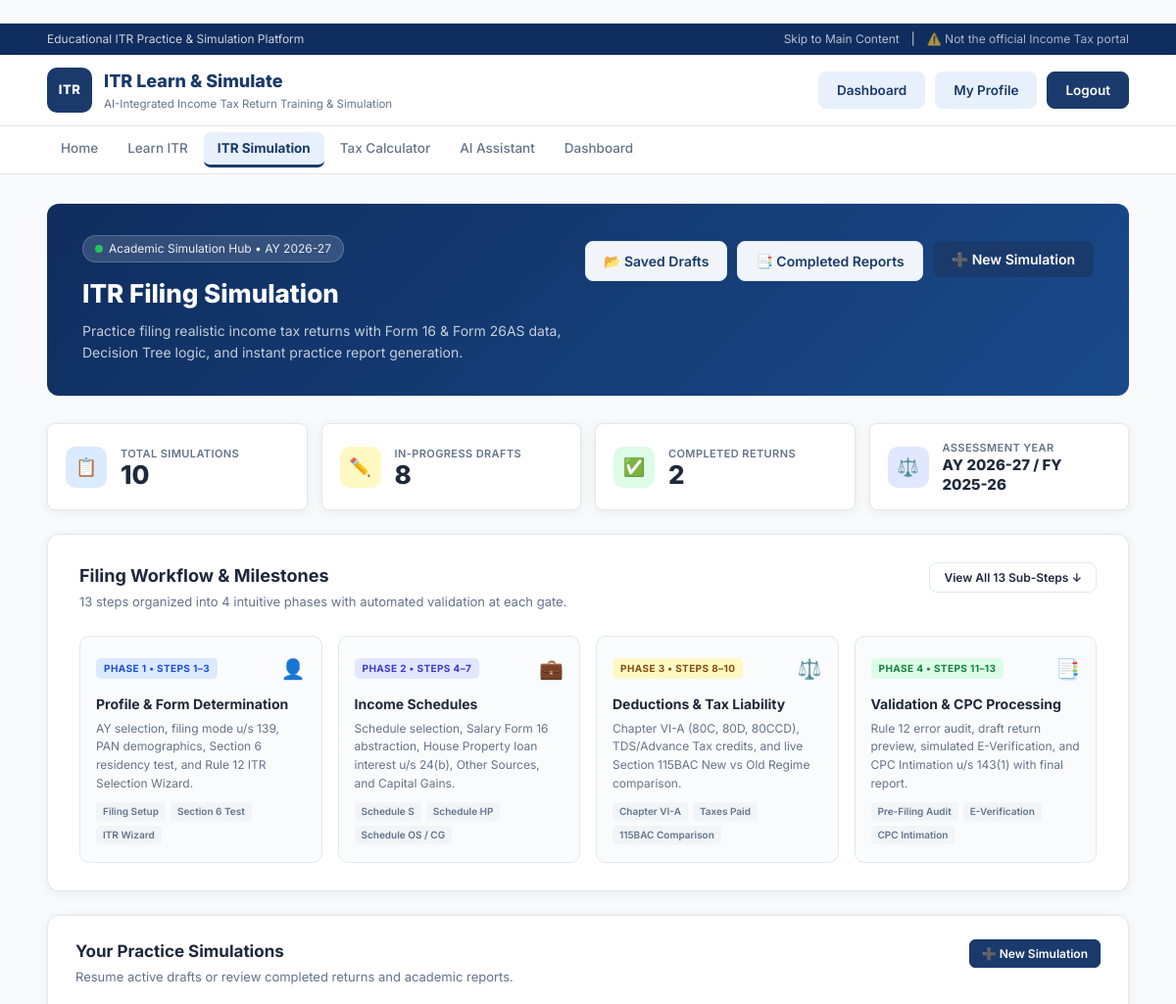
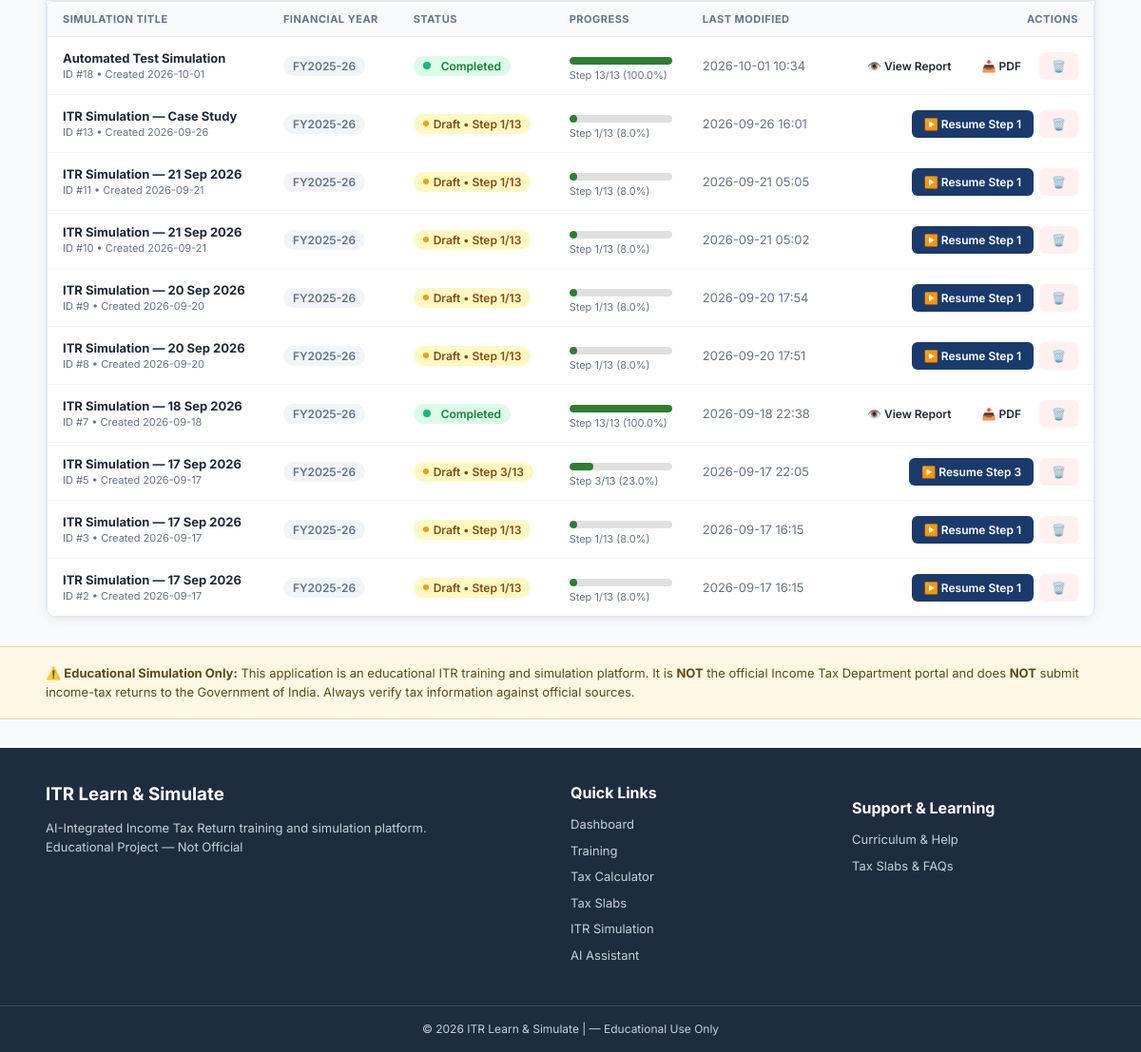
Screenshot of /simulation (signed in) with the database file from the repository (2 pictures, top to bottom).
### tables this page shows
CREATE TABLE simulations (
            id INTEGER PRIMARY KEY AUTOINCREMENT,
            user_id INTEGER NOT NULL,
            title TEXT NOT NULL,
            financial_year TEXT DEFAULT 'FY2025-26',
            regime TEXT DEFAULT 'new',
            current_step INTEGER DEFAULT 1,
            total_steps INTEGER DEFAULT 13,
            status TEXT DEFAULT 'draft',
            simulation_data TEXT,
            tax_result TEXT,
            created_at TEXT DEFAULT CURRENT_TIMESTAMP,
            updated_at TEXT DEFAULT CURRENT_TIMESTAMP,
            FOREIGN KEY (user_id) REFERENCES users(id)
        );

### app.py (the view)
@app.route("/simulation")
@login_required
def simulation():
    conn = get_db()
    all_sims = conn.execute(
        "SELECT * FROM simulations WHERE user_id = ? "
        "ORDER BY updated_at DESC",
        (session["user_id"],)
    ).fetchall()
    conn.close()
    return render_template(
        "simulation.html",
        simulations=all_sims,
        steps=SIMULATION_STEPS
    )

### templates/simulation.html (shortened to what this page needs)
{% extends "base.html" %}
{% block content %}
<div class="page-container sim-hub-page">
    <div class="sim-hub-header">
        <div class="sim-hub-header-left">
            <span class="sim-hub-badge">
                <span class="pulse-dot"></span> Academic Simulation Hub &bull; AY 2026-27
            </span>
            <h1 class="sim-hub-title">ITR Filing Simulation</h1>
            <p class="sim-hub-subtitle">
                Practice filing realistic income tax returns with Form 16 &amp; Form 26AS data, Decision Tree logic, and instant practice report generation.
            </p>
        </div>
        <div class="sim-hub-header-actions">
            <a href="{{ url_for('drafts') }}" class="btn btn-secondary btn-header-action">
                📂 Saved Drafts
            </a>
            <a href="{{ url_for('reports') }}" class="btn btn-secondary btn-header-action">
                📑 Completed Reports
            </a>
            <button type="button" class="btn btn-primary btn-header-action" onclick="document.getElementById('newSimModal').style.display='flex'">
                ➕ New Simulation
            </button>
        </div>
    </div>
    <div class="sim-stats-grid">
        <div class="sim-stat-card">
            <div class="sim-stat-icon icon-blue">📋</div>
            <div class="sim-stat-info">
                <span class="sim-stat-label">Total Simulations</span>
                <strong class="sim-stat-value">{{ simulations|length }}</strong>
            </div>
        </div>
        <div class="sim-stat-card">
            <div class="sim-stat-icon icon-amber">✏️</div>
            <div class="sim-stat-info">
                <span class="sim-stat-label">In-Progress Drafts</span>
                <strong class="sim-stat-value">{{ simulations|selectattr('status','equalto','draft')|list|length }}</strong>
            </div>
        </div>
        <div class="sim-stat-card">
            <div class="sim-stat-icon icon-green">✅</div>
            <div class="sim-stat-info">
                <span class="sim-stat-label">Completed Returns</span>
                <strong class="sim-stat-value">{{ simulations|selectattr('status','equalto','completed')|list|length }}</strong>
            </div>
        </div>
        <div class="sim-stat-card">
            <div class="sim-stat-icon icon-indigo">⚖️</div>
            <div class="sim-stat-info">
                <span class="sim-stat-label">Assessment Year</span>
                <strong class="sim-stat-value" style="font-size:15px;line-height:1.3">AY 2026-27 / FY 2025-26</strong>
            </div>
        </div>
    </div>
    <div class="sim-roadmap-card">
        <div class="sim-roadmap-header">
            <div>
                <h2 class="sim-roadmap-title">Filing Workflow &amp; Milestones</h2>
                <p class="sim-roadmap-subtitle">13 steps organized into 4 intuitive phases with automated validation at each gate.</p>
            </div>
            <button type="button" class="btn-toggle-steps" id="toggleStepsBtn" onclick="toggleDetailedSteps()">
                <span id="toggleLabel">View All 13 Sub-Steps</span> <span id="toggleArrow">&#8595;</span>
            </button>
        </div>
        <div class="roadmap-phases-grid">
            <div class="phase-card">
                <div class="phase-card-top">
                    <span class="phase-pill pill-blue">Phase 1 &bull; Steps 1–3</span>
                    <span class="phase-icon">👤</span>
                </div>
                <h3 class="phase-title">Profile &amp; Form Determination</h3>
                <p class="phase-desc">AY selection, filing mode u/s 139, PAN demographics, Section 6 residency test, and Rule 12 ITR Selection Wizard.</p>
                <div class="phase-tags">
                    <span class="phase-tag">Filing Setup</span>
                    <span class="phase-tag">Section 6 Test</span>
                    <span class="phase-tag">ITR Wizard</span>
                </div>
            </div>
            <div class="phase-card">
                <div class="phase-card-top">
                    <span class="phase-pill pill-indigo">Phase 2 &bull; Steps 4–7</span>
                    <span class="phase-icon">💼</span>
                </div>
                <h3 class="phase-title">Income Schedules</h3>
                <p class="phase-desc">Schedule selection, Salary Form 16 abstraction, House Property loan interest u/s 24(b), Other Sources, and Capital Gains.</p>
                <div class="phase-tags">
                    <span class="phase-tag">Schedule S</span>
                    <span class="phase-tag">Schedule HP</span>
                    <span class="phase-tag">Schedule OS / CG</span>
                </div>
            </div>
            <div class="phase-card">
                <div class="phase-card-top">
                    <span class="phase-pill pill-amber">Phase 3 &bull; Steps 8–10</span>
                    <span class="phase-icon">⚖️</span>
                </div>
                <h3 class="phase-title">Deductions &amp; Tax Liability</h3>
                <p class="phase-desc">Chapter VI-A (80C, 80D, 80CCD), TDS/Advance Tax credits, and live Section 115BAC New vs Old Regime comparison.</p>
                <div class="phase-tags">
                    <span class="phase-tag">Chapter VI-A</span>
                    <span class="phase-tag">Taxes Paid</span>
                    <span class="phase-tag">115BAC Comparison</span>
                </div>
            </div>
            <div class="phase-card">
                <div class="phase-card-top">
                    <span class="phase-pill pill-green">Phase 4 &bull; Steps 11–13</span>
                    <span class="phase-icon">📑</span>
                </div>
                <h3 class="phase-title">Validation &amp; CPC Processing</h3>
                <p class="phase-desc">Rule 12 error audit, draft return preview, simulated E-Verification, and CPC Intimation u/s 143(1) with final report.</p>
                <div class="phase-tags">
                    <span class="phase-tag">Pre-Filing Audit</span>
                    <span class="phase-tag">E-Verification</span>
                    <span class="phase-tag">CPC Intimation</span>
                </div>
            </div>
        </div>
    </div>
    <div class="sim-table-card">
        <div class="sim-table-header">
            <div>
                <h2 class="sim-table-title">Your Practice Simulations</h2>
                <p class="sim-table-subtitle">Resume active drafts or review completed returns and academic reports.</p>
            </div>
            {% if simulations %}
            <button type="button" class="btn btn-sm btn-primary" onclick="document.getElementById('newSimModal').style.display='flex'">
                ➕ New Simulation
            </button>
            {% endif %}
        </div>
        {% if simulations %}
        <div class="table-responsive">
            <table class="saas-data-table">
                <thead>
                    <tr>
                        <th>Simulation Title</th>
                        <th>Financial Year</th>
                        <th>Status</th>
                        <th>Progress</th>
                        <th>Last Modified</th>
                        <th style="text-align:right;">Actions</th>
                    </tr>
                </thead>
                <tbody>
                    {% for sim in simulations %}
                    <tr>
                        <td>
                            <div class="sim-row-title">
                                <strong>{{ sim.title }}</strong>
                                <span class="sim-row-meta">ID #{{ sim.id }} &bull; Created {{ sim.created_at[:10] }}</span>
                            </div>
                        </td>
                        <td><span class="badge-pill badge-neutral">{{ sim.financial_year }}</span></td>
                        <td>
                            {% if sim.status == 'completed' %}
                                <span class="badge-pill badge-completed"><span class="badge-dot dot-green"></span> Completed</span>
                            {% else %}
                                <span class="badge-pill badge-draft"><span class="badge-dot dot-amber"></span> Draft &bull; Step {{ sim.current_step }}/13</span>
                            {% endif %}
                        </td>
                        <td>
                            <div class="sim-progress-cell">
                                <div class="progress-bar-wrap">
                                    <div class="progress-bar" style="width:{{ ((sim.current_step / 13) * 100)|round }}%;"></div>
                                </div>
                                <span class="sim-progress-label">Step {{ sim.current_step }}/13 ({{ ((sim.current_step / 13) * 100)|round }}%)</span>
                            </div>
                        </td>
                        <td><span class="text-sm text-muted">{{ sim.updated_at[:16].replace('T',' ') }}</span></td>
                        <td style="text-align:right;">
                            <div class="action-btn-group">
                                {% if sim.status == 'completed' %}
                                    <a href="{{ url_for('report_view', sim_id=sim.id) }}" class="btn btn-sm btn-outline-action">👁️ View Report</a>
                                    <a href="{{ url_for('report_download', sim_id=sim.id) }}" class="btn btn-sm btn-outline-action">📥 PDF</a>
                                {% else %}
                                    <a href="{{ url_for('simulation_step', sim_id=sim.id, step=sim.current_step) }}" class="btn btn-sm btn-primary-action">▶️ Resume Step {{ sim.current_step }}</a>
                                {% endif %}
                                <form method="POST" action="{{ url_for('simulation_delete', sim_id=sim.id) }}" style="display:inline;" onsubmit="return confirm('Delete this simulation permanently?');">
                                    <button type="submit" class="btn btn-sm btn-danger-action" title="Delete">🗑️</button>
                                </form>
                            </div>
                        </td>
                    </tr>
                    {% endfor %}
                </tbody>
            </table>
        </div>
        {% endif %}
    </div>
</div>
{% endblock %}

### templates/base.html (shortened to what this page needs)
﻿<!DOCTYPE html>
<html lang="en">
<head>
    <link rel="stylesheet" href="{{ url_for('static', filename='css/style.css') }}">
</head>
<body>
    <div class="top-bar">
        <div class="container top-bar-content">
            <span>Educational ITR Practice &amp; Simulation Platform</span>
            <div class="top-links">
                <a href="#main-content">Skip to Main Content</a>
                <span>|</span>
                <span class="top-notice">⚠️ Not the official Income Tax portal</span>
            </div>
        </div>
    </div>
    <header class="main-header">
        <div class="container header-content">
            <a href="{{ url_for('home') }}" class="brand" style="text-decoration:none;">
                <div class="brand-mark">ITR</div>
                <div class="brand-text">
                    <h1>ITR Learn &amp; Simulate</h1>
                    <p>AI-Integrated Income Tax Return Training &amp; Simulation</p>
                </div>
            </a>
            <div class="header-actions" style="display:flex;gap:10px;align-items:center;">
                {% if session.get("user_id") %}
                    <a href="{{ url_for('dashboard') }}" class="register-button">Dashboard</a>
                    <a href="{{ url_for('profile') }}" class="register-button">My Profile</a>
                    <a href="{{ url_for('logout') }}" class="login-button">Logout</a>
                {% else %}
                    <a href="{{ url_for('register') }}" class="register-button">Register</a>
                    <a href="{{ url_for('login') }}" class="login-button">Login</a>
                {% endif %}
            </div>
        </div>
    </header>
    <nav class="main-nav" aria-label="Main Navigation">
        <div class="container nav-container">
            <div class="nav-links" id="navLinks">
                <a href="{{ url_for('home') }}"
                   class="nav-item {% if request.endpoint == 'home' %}active{% endif %}">
                    Home
                </a>
                <a href="{{ url_for('training') }}"
                   class="nav-item {% if request.endpoint in ('training', 'training_lesson') %}active{% endif %}">
                    Learn ITR
                </a>
                <a href="{{ url_for('simulation') }}"
                   class="nav-item {% if 'simulation' in (request.endpoint or '') %}active{% endif %}">
                    ITR Simulation
                </a>
                <a href="{{ url_for('tax_calculator') }}"
                   class="nav-item {% if request.endpoint == 'tax_calculator' %}active{% endif %}">
                    Tax Calculator
                </a>
                <a href="{{ url_for('ai_assistant') }}"
                   class="nav-item {% if request.endpoint == 'ai_assistant' %}active{% endif %}">
                    AI Assistant
                </a>
                {% if session.get("user_id") %}
                <a href="{{ url_for('dashboard') }}"
                   class="nav-item {% if request.endpoint == 'dashboard' %}active{% endif %}">
                    Dashboard
                </a>
                {% endif %}
            </div>
        </div>
    </nav>
    <main id="main-content">
        {% block content %}{% endblock %}
    </main>
    <section class="disclaimer">
        <div class="container">
            <strong>⚠️ Educational Simulation Only:</strong>
            This application is an educational ITR training and simulation platform.
            It is <strong>NOT</strong> the official Income Tax Department portal and does <strong>NOT</strong> submit
            income-tax returns to the Government of India. Always verify tax information against official sources.
        </div>
    </section>
    <footer>
        <div class="container footer-grid">
            <div>
                <h3>ITR Learn &amp; Simulate</h3>
                <p>AI-Integrated Income Tax Return training and simulation platform. </p>
                <p class="footer-edu-tag"> Educational Project
                     — Not Official</p>
            </div>
            <div>
                <h4>Quick Links</h4>
                {% if session.get("user_id") %}
                    <a href="{{ url_for('dashboard') }}">Dashboard</a>
                    <a href="{{ url_for('training') }}">Training</a>
                    <a href="{{ url_for('tax_calculator') }}">Tax Calculator</a>
                    <a href="{{ url_for('tax_slabs') }}">Tax Slabs</a>
                    <a href="{{ url_for('simulation') }}">ITR Simulation</a>
                    <a href="{{ url_for('ai_assistant') }}">AI Assistant</a>
                {% else %}
                    <a href="{{ url_for('login') }}">Login</a>
                    <a href="{{ url_for('register') }}">Register</a>
                {% endif %}
            </div>
            <div>
                <h4 style="margin-top:16px;">Support &amp; Learning</h4>
                <a href="{{ url_for('training') }}">Curriculum &amp; Help</a>
                <a href="{{ url_for('tax_slabs') }}">Tax Slabs &amp; FAQs</a>
            </div>
        </div>
        <div class="footer-bottom">
            &copy; 2026 ITR Learn &amp; Simulate |
             &mdash; Educational Use Only
        </div>
    </footer>
</body>
</html>

### rows the page displays
simulations: title "Automated Test Simulation", id "18", created_at "2026-10-01", financial_year "FY2025-26", status "completed" (drawn), current_step "13", ((sim.current_step/13)*100)|round "100.0", updated_at "2026-10-01 10:34"
simulations: title "ITR Simulation — Case Study", id "13", created_at "2026-09-26", financial_year "FY2025-26", current_step "1", ((sim.current_step/13)*100)|round "8.0", updated_at "2026-09-26 16:01"
simulations: title "ITR Simulation — 21 Sep 2026", id "11", created_at "2026-09-21", financial_year "FY2025-26", current_step "1", ((sim.current_step/13)*100)|round "8.0", updated_at "2026-09-21 05:05"
simulations: title "ITR Simulation — 21 Sep 2026", id "10", created_at "2026-09-21", financial_year "FY2025-26", current_step "1", ((sim.current_step/13)*100)|round "8.0", updated_at "2026-09-21 05:02"
simulations: title "ITR Simulation — 20 Sep 2026", id "9", created_at "2026-09-20", financial_year "FY2025-26", current_step "1", ((sim.current_step/13)*100)|round "8.0", updated_at "2026-09-20 17:54"
simulations: title "ITR Simulation — 20 Sep 2026", id "8", created_at "2026-09-20", financial_year "FY2025-26", current_step "1", ((sim.current_step/13)*100)|round "8.0", updated_at "2026-09-20 17:51"
simulations: title "ITR Simulation — 18 Sep 2026", id "7", created_at "2026-09-18", financial_year "FY2025-26", status "completed" (drawn), current_step "13", ((sim.current_step/13)*100)|round "100.0", updated_at "2026-09-18 22:38"
simulations: title "ITR Simulation — 17 Sep 2026", id "5", created_at "2026-09-17", financial_year "FY2025-26", current_step "3", ((sim.current_step/13)*100)|round "23.0", updated_at "2026-09-17 22:05"
simulations: title "ITR Simulation — 17 Sep 2026", id "3", created_at "2026-09-17", financial_year "FY2025-26", current_step "1", ((sim.current_step/13)*100)|round "8.0", updated_at "2026-09-17 16:15"
simulations: title "ITR Simulation — 17 Sep 2026", id "2", created_at "2026-09-17", financial_year "FY2025-26", current_step "1", ((sim.current_step/13)*100)|round "8.0", updated_at "2026-09-17 16:15"

### other values shown
{{ simulations|length }} "10"
{{ simulations|selectattr('status','equalto','draft')|list|length }} "8"
{{ simulations|selectattr('status','equalto','completed')|list|length }} "2"
